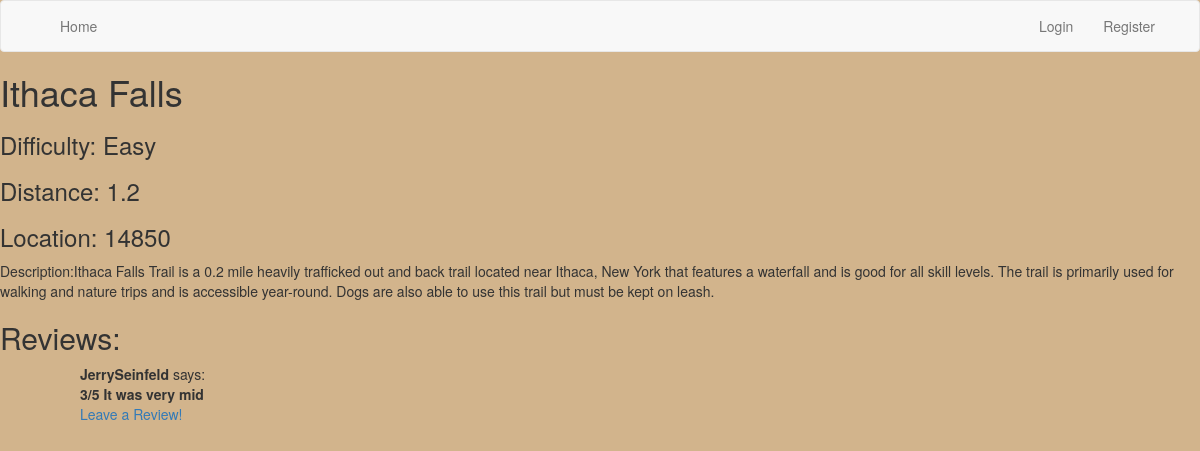
The page /trailAndReview/Ithaca Falls on the database its author committed.
### app/models.py (models this page shows, shortened)
class Trail(db.Model):
    id = db.Column(db.Integer, primary_key=True)
    name = db.Column(db.String(64), index=True, unique=True)
    distance = db.Column(db.Integer, index=True)
    difficulty = db.Column(db.String(64), index=True)
    location = db.Column(db.String(64), index=True)
    description = db.Column(db.String(64), index=True)
    t2rs = db.relationship('TrailToReview', backref='trail', lazy='dynamic')

class TrailToReview(db.Model):
    id = db.Column(db.Integer, primary_key=True)
    trail_id = db.Column(db.Integer, db.ForeignKey('trail.id'))
    review_id = db.Column(db.Integer, db.ForeignKey('review.id'))

class User(UserMixin, db.Model):
    id = db.Column(db.Integer, primary_key=True)
    username = db.Column(db.String(64), index=True, unique=True)
    email = db.Column(db.String(120), index=True, unique=True)
    password_hash = db.Column(db.String(128))
    reviews = db.relationship('Review', backref='user', lazy='dynamic')

class Review(db.Model):
    id = db.Column(db.Integer, primary_key=True)
    userID = db.Column(db.Integer, db.ForeignKey('user.id'))
    rating = db.Column(db.Integer)
    description = db.Column(db.String(256))
    t2rs = db.relationship('TrailToReview', backref='review', lazy='dynamic')

### app/routes.py (the view)
@app.route('/trailAndReview/<name>')
def trail(name):
    trail = Trail.query.filter(Trail.name == name).first()
    return render_template('trailAndReview.html', trail=trail)

### app/templates/trailAndReview.html (shortened to what this page needs)
{% extends 'base.html' %}
{%  block content %}
<html lang="en">
<head>
</head>
<body>
<h1>{{ trail.name }}</h1>
<h3> Difficulty: {{ trail.difficulty }}</h3>
<h3>Distance: {{ trail.distance }}</h3>
<h3>Location: {{trail.location}}</h3>
Description:{{trail.description}}
<h2>Reviews:</h2>
<ul>
     {% for t2r in trail.t2rs %}
         <ul>
             <b>{{t2r.review.user.username}}</b>
             says:
             <br>
             <b>{{t2r.review.rating}}/5</b>
            <b>{{ t2r.review.description }}</b>
         </ul>
     {% endfor %}
    <ul><a href="{{ url_for('trailreview',name=trail.name) }}">Leave a Review!</a></ul>
</ul>
</body>
</html>
{% endblock %}

### app/static/trails.css (style rules this page uses)
body { background-color: tan; }
* { box-sizing:border-box }

### rows shown on the page
Trail: name "Ithaca Falls", difficulty "Easy", distance "1.2", location "14850", description "Ithaca Falls Trail is a 0.2 mile heavily trafficked out and back trail located near Ithaca, New York that features a waterfall and is good for all skill levels. The trail is primarily used for walking and nature trips and is accessible year-round. Dogs are also able to use this trail but must be kept on leash."
TrailToReview: review.user.username "JerrySeinfeld", review.rating "3", review.description "It was very mid"
